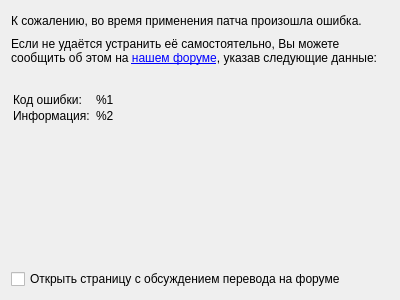
<?xml version="1.0" encoding="UTF-8"?>
<ui version="4.0">
 <class>FailedPage</class>
 <widget class="QWidget" name="FailedPage">
  <property name="geometry">
   <rect>
    <x>0</x>
    <y>0</y>
    <width>400</width>
    <height>300</height>
   </rect>
  </property>
  <property name="windowTitle">
   <string>Form</string>
  </property>
  <property name="title" stdset="0">
   <string>Увы и ах...</string>
  </property>
  <layout class="QVBoxLayout" name="verticalLayout">
   <item>
    <layout class="QHBoxLayout" name="horizontalLayout">
     <item>
      <widget class="QLabel" name="label">
       <property name="sizePolicy">
        <sizepolicy hsizetype="Expanding" vsizetype="Preferred">
         <horstretch>0</horstretch>
         <verstretch>0</verstretch>
        </sizepolicy>
       </property>
       <property name="text">
        <string>К сожалению, во время применения патча произошла ошибка.</string>
       </property>
       <property name="wordWrap">
        <bool>true</bool>
       </property>
       <property name="openExternalLinks">
        <bool>true</bool>
       </property>
      </widget>
     </item>
     <item>
      <widget class="QLabel" name="label_3">
       <property name="text">
        <string/>
       </property>
       <property name="pixmap">
        <pixmap resource="../../resources/Patcher.qrc">:/metroid.png</pixmap>
       </property>
      </widget>
     </item>
     <item>
      <spacer name="horizontalSpacer">
       <property name="orientation">
        <enum>Qt::Horizontal</enum>
       </property>
       <property name="sizeType">
        <enum>QSizePolicy::Minimum</enum>
       </property>
       <property name="sizeHint" stdset="0">
        <size>
         <width>0</width>
         <height>20</height>
        </size>
       </property>
      </spacer>
     </item>
    </layout>
   </item>
   <item>
    <widget class="QLabel" name="label_2">
     <property name="text">
      <string>Если не удаётся устранить её самостоятельно, Вы можете сообщить об этом на &lt;a href=&quot;http://consolgames.ru/forum/index.php?showtopic=204&quot;&gt;нашем форуме&lt;/a&gt;, указав следующие данные:</string>
     </property>
     <property name="wordWrap">
      <bool>true</bool>
     </property>
     <property name="openExternalLinks">
      <bool>true</bool>
     </property>
    </widget>
   </item>
   <item>
    <spacer name="verticalSpacer_3">
     <property name="orientation">
      <enum>Qt::Vertical</enum>
     </property>
     <property name="sizeType">
      <enum>QSizePolicy::Fixed</enum>
     </property>
     <property name="sizeHint" stdset="0">
      <size>
       <width>20</width>
       <height>20</height>
      </size>
     </property>
    </spacer>
   </item>
   <item>
    <widget class="QLabel" name="errorInfo">
     <property name="text">
      <string>&lt;html&gt;&lt;head&gt;
&lt;/head&gt;&lt;body&gt;
&lt;table&gt;&lt;tr&gt;&lt;td&gt;Код ошибки:  &lt;/td&gt;&lt;td&gt;%1&lt;/td&gt;&lt;/tr&gt;&lt;tr&gt;&lt;td&gt;Информация:  &lt;/td&gt;&lt;td&gt;%2&lt;/td&gt;&lt;/tr&gt;&lt;/table&gt;&lt;/body&gt;&lt;/html&gt;</string>
     </property>
     <property name="wordWrap">
      <bool>true</bool>
     </property>
     <property name="textInteractionFlags">
      <set>Qt::LinksAccessibleByMouse|Qt::TextSelectableByMouse</set>
     </property>
    </widget>
   </item>
   <item>
    <spacer name="verticalSpacer_2">
     <property name="orientation">
      <enum>Qt::Vertical</enum>
     </property>
     <property name="sizeHint" stdset="0">
      <size>
       <width>20</width>
       <height>40</height>
      </size>
     </property>
    </spacer>
   </item>
   <item>
    <widget class="QCheckBox" name="openThread">
     <property name="text">
      <string>Открыть страницу с обсуждением перевода на форуме</string>
     </property>
    </widget>
   </item>
  </layout>
 </widget>
 <resources>
  <include location="../../resources/Patcher.qrc"/>
 </resources>
 <connections/>
</ui>
